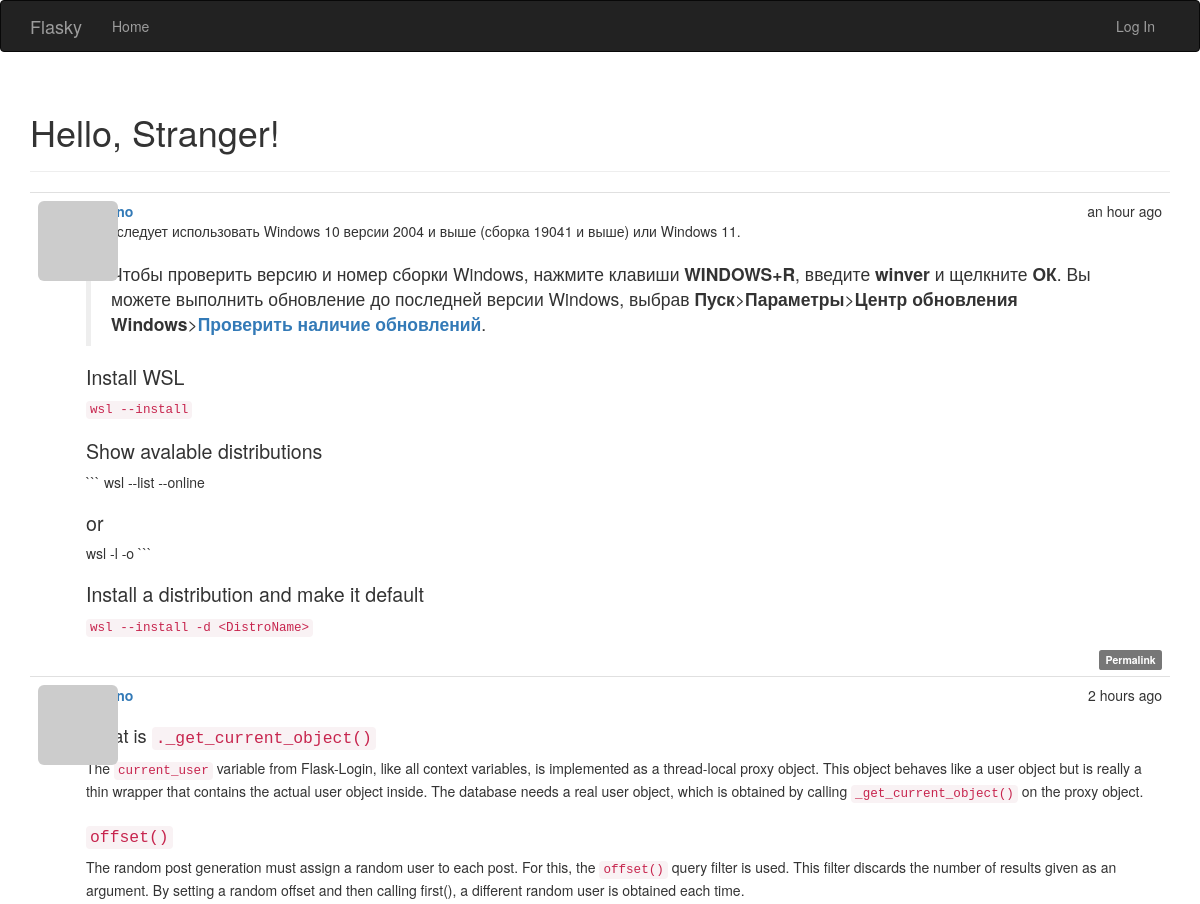
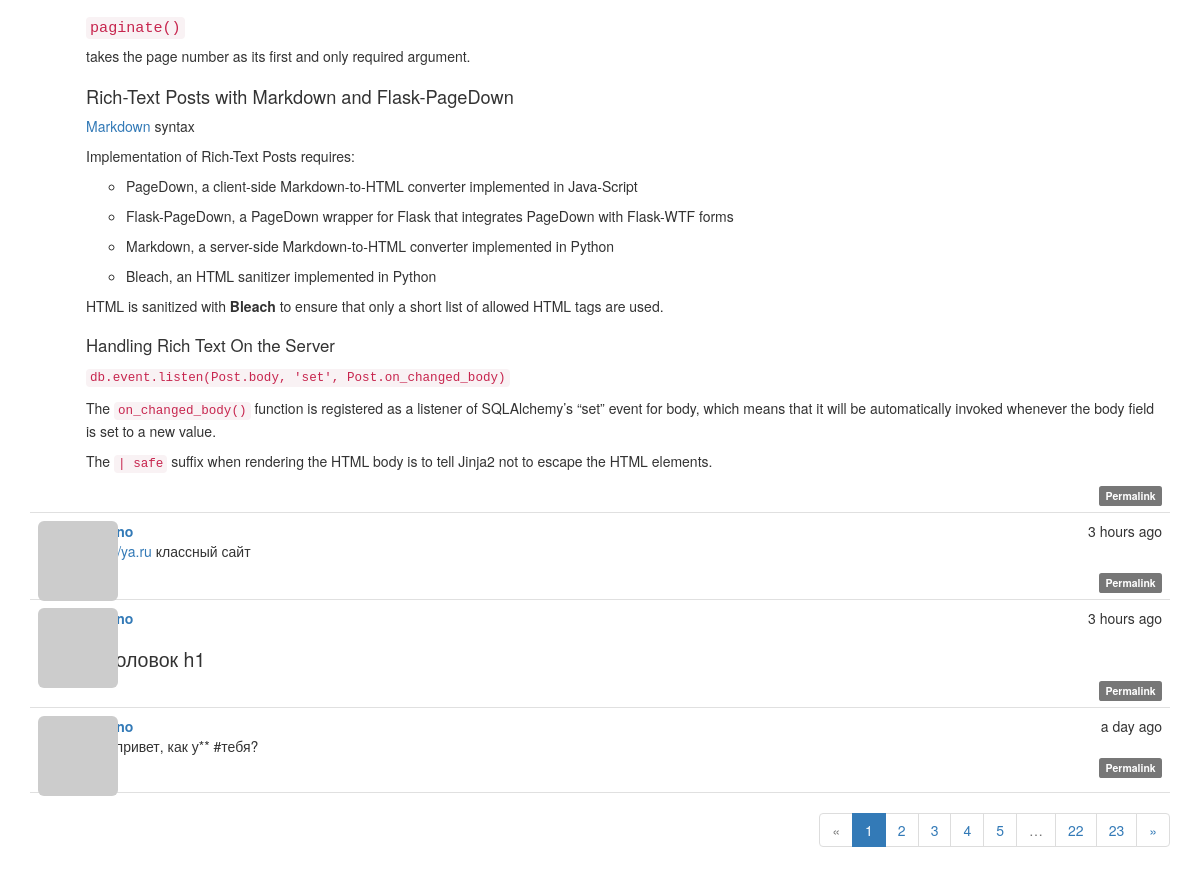
The page / on the database its author committed (2 pictures, top to bottom).
### app/models.py (models this page shows, shortened)
class Post(db.Model):
    __tablename__ = 'posts'
    id = db.Column(db.Integer, primary_key=True)
    body = db.Column(db.Text)
    body_html = db.Column(db.Text)
    timestamp = db.Column(db.DateTime, index=True, default=datetime.utcnow)
    auth_id = db.Column(db.Integer, db.ForeignKey('users.id'))

### app/main/views.py (the view)
@main.route('/', methods=['GET', 'POST'])
def index():
    form = PostForm()
    if current_user.can(Permission.WRITE) and form.validate_on_submit():
        post = Post(body=form.body.data,
                    author=current_user._get_current_object())
        db.session.add(post)
        db.session.commit()
        return redirect(url_for('.index'))
    page = request.args.get('page', 1, type=int)
    pagination = Post.query.order_by(Post.timestamp.desc()).paginate(
        page, per_page=current_app.config['FLASKY_POSTS_PER_PAGE'],
        error_out=False)
    posts = pagination.items
    return render_template('index.html', form=form, posts=posts,
                           pagination=pagination)

### app/auth/views.py (called while the page is built)
@auth.before_app_request
def before_request():
    if current_user.is_authenticated:
        current_user.ping()
        if not current_user.confirmed \
                and request.blueprint != 'auth' \
                and request.endpoint != 'static':
            return redirect(url_for('auth.unconfirmed'))

### app/main/__init__.py (called while the page is built)
@main.app_context_processor
def inject_permissions():
    return dict(Permission=Permission)

### app/models.py (called while the page is built)
    def gravatar(self, size=100, default='identicon', rating='g'):
        if request.is_secure:
            url = 'https://secure.gravatar.com/avatar'
        else:
            url = 'http://secure.gravatar.com/avatar'
        hash = hashlib.md5(self.email.lower().encode('utf-8')).hexdigest()
        return f'{url}/{hash}?s={size}&d={default}&r={rating}'

    def can(self, permissions):
        return False

### app/templates/index.html (shortened to what this page needs)
{% extends "base.html" %}
{% import "bootstrap/wtf.html" as wtf %}
{% import "_macros.html" as macros %}
{% block page_content %}
<div class="page-header">
    <h1>Hello,
{% if current_user.is_authenticated %}{{ current_user.username }}{% else %}Stranger{% endif %}!</h1>
</div>
{% include '_posts.html' %}
<div class="pagination">
    {{ macros.pagination_widget(pagination, '.index') }}
</div>
{% endblock %}

### app/templates/base.html (shortened to what this page needs)
{% extends "bootstrap/base.html" %}
{% block head %}
{{ super() }}
<link rel="stylesheet" type="text/css" href="{{ url_for('static', filename='styles.css') }}">
{% endblock %}
{% block navbar %}
<div class="navbar navbar-inverse" role="navigation">
    <div class="container">
        <div class="navbar-header">
            <a class="navbar-brand" href="/">Flasky</a>
        </div>
        <div class="navbar-collapse collapse">
            <ul class="nav navbar-nav">
                <li><a href="/">Home</a></li>
            </ul>
            <ul class="nav navbar-nav navbar-right">
                {% if current_user.is_authenticated %}
            <li><a href="{{ url_for('auth.logout') }}">
                    Log Out</a></li>
                {% else %}
                <li><a href="{{ url_for('auth.login') }}">Log In</a></li>
                {% endif %}
            </ul>
        </div>
    </div>
</div>
{% endblock %}
{% block content %}
<div class="container">
    {% block page_content %}{% endblock %}
</div>
{% endblock %}

### app/templates/_macros.html
{% macro pagination_widget(pagination, endpoint) %}
<ul class="pagination">
  <li{% if not pagination.has_prev %} class="disabled"{% endif %}>
    <a href="{% if pagination.has_prev %}{{ url_for(endpoint,
       page = pagination.page - 1, **kwargs) }}{% else %}#{% endif %}">
  &laquo;</a>
  </li>
  {% for p in pagination.iter_pages() %}
  {% if p %}
    {% if p == pagination.page %}
    <li class="active">
      <a href="{{ url_for(endpoint, page = p, **kwargs) }}">{{ p }}</a>
    </li>
    {% else %}
  <li>
    <a href="{{ url_for(endpoint, page = p, **kwargs) }}">{{ p }}</a>
  </li>
  {% endif %}
  {% else %}
  <li class="disabled"><a href="#">&hellip;</a></li>
  {% endif %}
  {% endfor %}
  <li{% if not pagination.has_next %} class="disabled"{% endif %}>
  <a href="{% if pagination.has_next %}{{ url_for(endpoint,
    page = pagination.page + 1, **kwargs) }}{% else %}#{% endif %}">
    &raquo;
  </a>
  </li>
</ul>
{% endmacro %}

### app/templates/_posts.html (shortened to what this page needs)
<ul class="posts">
    {% for post in posts %}
    <li class="post">
        <div class="profile-thumbnail">
            <a href="{{ url_for('.user', username=post.author.username) }}">
                <img class="img-rounded profile-thumbnail" src="{{ post.author.gravatar(size=40) }}">
            </a>
        </div>
        <div class="post-date">{{ moment(post.timestamp).fromNow() }}</div>
        <div class="post-author">
            <a href="{{ url_for('.user', username=post.author.username) }}">
            </a>
        </div>
       <div class="post-content">
        <div class="post-body">
            {% if post.body_html %}
                {{ post.body_html | safe }}
            {% else %}
                {{ post.body }}
        {% endif %}
        </div>
        <div class="post-footer">
            <a href="{{ url_for('.post', id=post.id) }}">
                <span class="label label-default">Permalink</span>
            </a>
        </div>
</div>
    </li>
    {% endfor %}
</ul>

### app/static/styles.css (style rules this page uses)
.profile-thumbnail { position: absolute; }
ul.posts { list-style-type: none; padding: 0px; margin: 16px 0px 0px 0px; border-top: 1px solid #e0e0e0; }
ul.posts li.post { padding: 8px; border-bottom: 1px solid #e0e0e0; }
div.post-date { float: right; }
div.post-author { font-weight: bold; margin-left: 48px; }
div.post-content { margin-left: 48px; min-height: 48px; }
div.post-footer { text-align: right; }
div.pagination { width: 100%; text-align: right; padding: 0px; margin: 0px; }
.post-body h1 { font-size: 140%; }
.post-body h2 { font-size: 130%; }
.post-body h3 { font-size: 120%; }

### rows shown on the page
Post: timestamp "an hour ago", body_html "Вам следует использовать Windows 10 версии 2004 и выше (сборка 19041 и выше) или Windows 11. Чтобы проверить версию и номер сборки Windows, нажмите клавиши WINDOWS+R , введите winver и щелкните ОК . Вы можете выполнить обновление до последней версии Windows, выбрав Пуск > Параметры > Центр обновления Windows > Проверить наличие обновлений . Install WSL wsl --install Show avalable distributions ``` wsl --list --online or wsl -l -o ``` Install a distribution and make it default wsl --install -d <DistroName>"
Post: timestamp "2 hours ago", body_html "What is ._get_current_object() The current_user variable from Flask-Login, like all context variables, is implemented as a thread-local proxy object. This object behaves like a user object but is really a thin wrapper that contains the actual user object inside. The database needs a real user object, which is obtained by calling _get_current_object() on the proxy object. offset() The random post generation must assign a random user to each post. For this, the offset() query filter is used. This filter discards the number of results given as an argument. By setting a random offset and then calling first(), a different random user is obtained each time. paginate() takes the page number as its…"
Post: timestamp "3 hours ago", body_html "http://ya.ru классный сайт"
Post: timestamp "3 hours ago", body_html "Заголовок h1"
Post: timestamp "a day ago", body "**О, привет, как у** #тебя?"

### other values the page prints
{{ p }} "1"
{{ p }} "2" "3" "4" "5" "22" "23"
